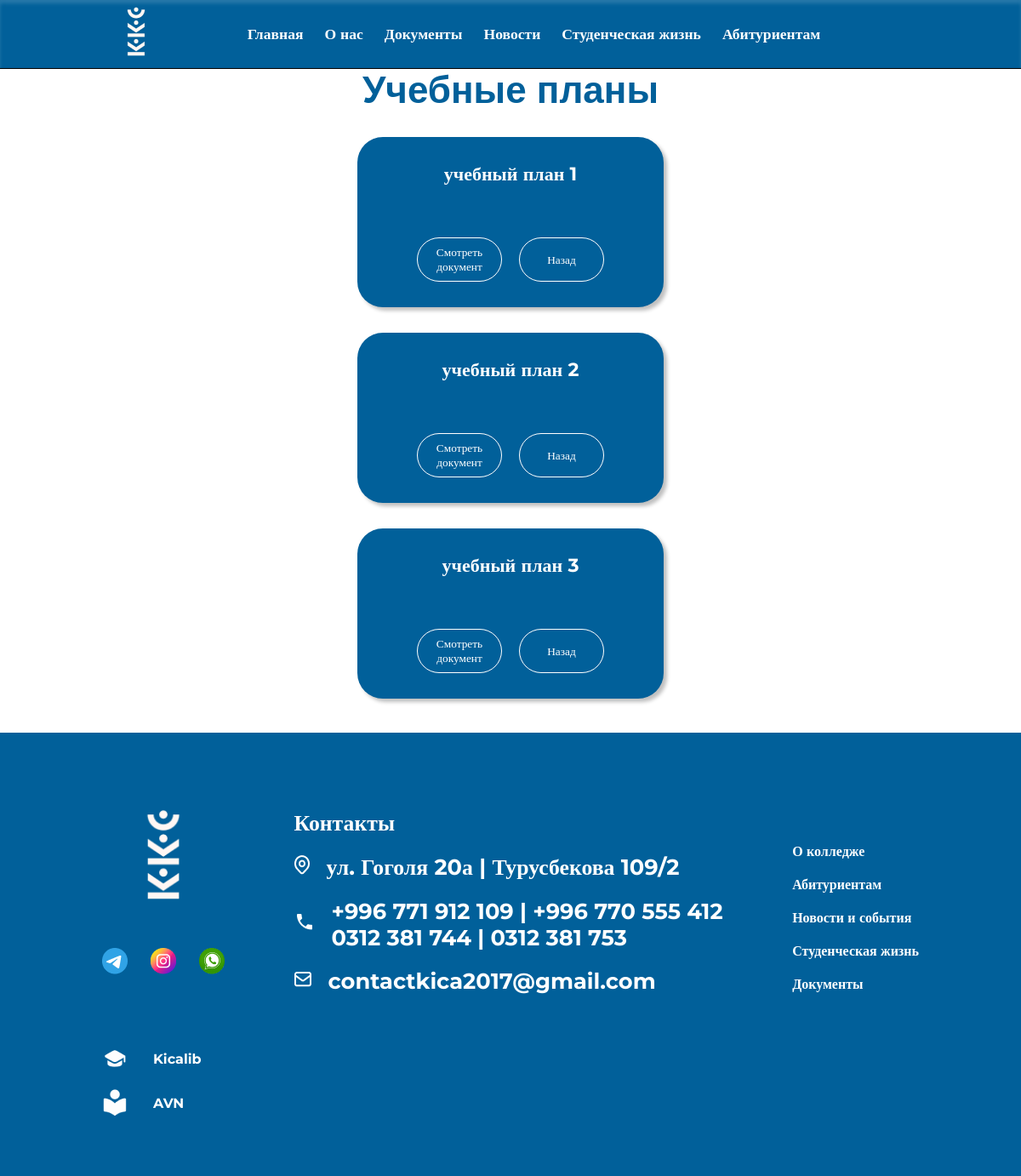
/documents_normative_acts_list/2/, run on an earlier commit of the app's database.
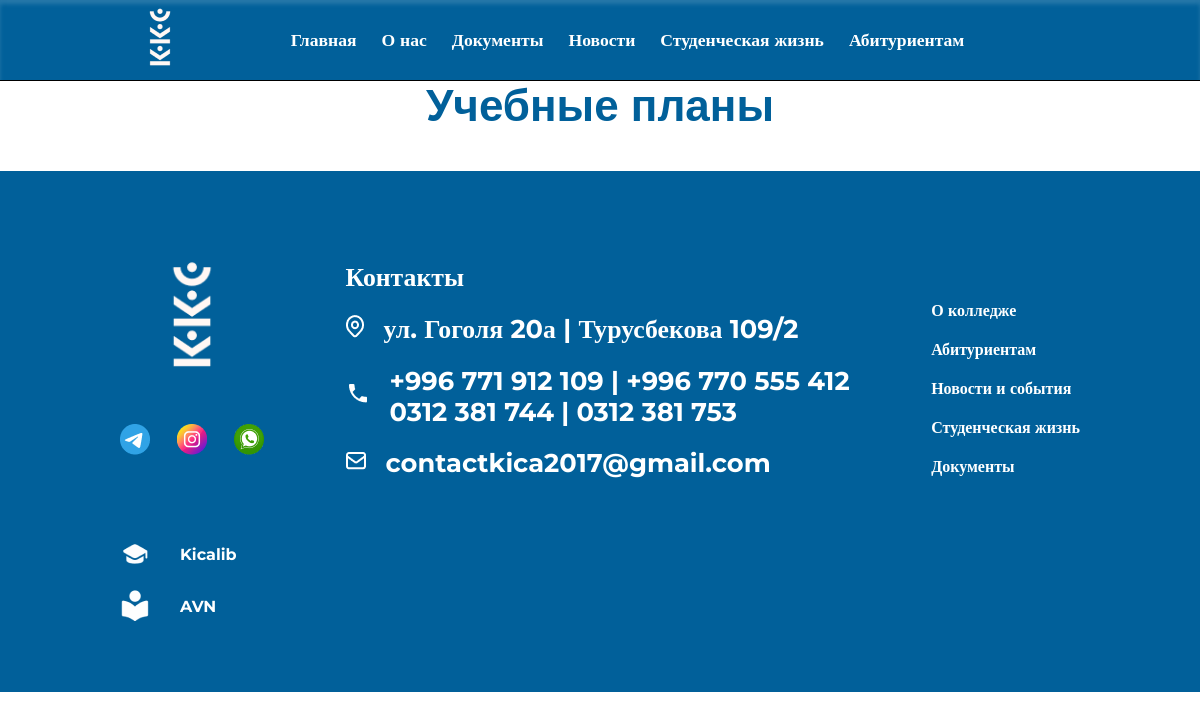
And on a later commit of the database.
### documents/models.py (models this page shows, shortened)
class Category_acts(models.Model):
    category_model = models.ForeignKey(Normative_legal_acts, on_delete=models.CASCADE, related_name='category_acts', verbose_name='выберите категорию')
    name_doc_act = models.CharField(max_length=100 , verbose_name='укажите название документа')
    url_doc = models.URLField(verbose_name='Укажите путь из DRIVE из нужного акта', null=True)
    class Meta:
        verbose_name = "Категорию актов"
        verbose_name_plural = 'Категории актов'

### main_page/models.py (models this page shows, shortened)
class Contact(models.Model):
    street = models.CharField(max_length=100, verbose_name='Укажите улицу')
    number_1 = models.CharField(max_length=100, verbose_name='Укажите номер телефона 1')
    number_2 = models.CharField(max_length=100, verbose_name='Укажите номер телефона 2', blank=True)
    number_3 = models.CharField(max_length=100, verbose_name='Укажите номер телефона 3', blank=True)
    number_4 = models.CharField(max_length=100, verbose_name='Укажите номер телефона 4', blank=True)
    email = models.EmailField(verbose_name='Укажите EMAIL', default='@gmail.com')
    class Meta:
        verbose_name = 'контакт'
        verbose_name_plural = 'контакты'

### documents/views.py (the view)
# urls.py: path('documents_normative_acts_list/<int:id>/', views.documents_act_detail_view, name='act_detail'),
def documents_act_detail_view(request, id):
    if request.method == 'GET':
        act_detail = get_object_or_404(models.Normative_legal_acts, id=id)
        context = {'act_detail': act_detail}
        return render(request, template_name='documents/normative_acts/documents_act_detail.html',
                      context=context)

### main_page/context_processors.py (called while the page is built)
def contact_processor(request):
    contact = Contact.objects.all()
    return {'contact': contact}

### templates/documents/normative_acts/documents_act_detail.html
{% load static %}
{% include '../../header.html' %}
<link rel="stylesheet" href="{% static 'css/documents/component.css' %}">
<link rel="stylesheet" href="{% static 'css/documents/detailDoc.css' %}">
<br><br><br>
<h1 style="color: #01609A; text-align: center; font-family: Arial">{{ act_detail.name_doc }}</h1>
{% for i in act_detail.category_acts.all %}
<div class="conteiner_doc_item">
    <div class="item">
        <h1 class="title_doc_item">{{ i.name_doc_act }}</h1>
        <div class="btns">
            <button class="view"><a href="{{ i.url_doc }}" download style="color: white">Смотреть документ</a></button>
            <button class="view"><a href="{% url 'documents_act_list' %}" style="color: white">Назад</a></button>
        </div>
    </div>
</div>
{% endfor %}
{% include '../../footer.html' %}

### templates/footer.html (shortened to what this page needs)
{% load static %}
<footer>
    <div class="foot_cont">
        <div class="logo">
            <div class="log_cont">
                <img src="{% static 'image_kkc/logo_transparent_blue 2.png' %}" alt="">
            </div>
            <div class="soc_net">
                <a href="#">
                    <img src="{% static 'image_kkc/soc_net/3337190045231025 1.png' %}" alt="">
                </a>
                <a href="#">
                    <img src="{% static 'image_kkc/soc_net/image 15.png' %}" alt="">
                </a>
                <a href="#">
                    <img src="{% static 'image_kkc/soc_net/image 16.png' %}" alt="">
                </a>
            </div>
        </div>
        <div class="contacts">
            <h3 class="contact_title">Контакты</h3>
            {% if contact %}
                {% for item in contact %}
                    <div class="contact_item">
                        <span>
                            <img src="{% static 'image_kkc/icon/Icon_location.png' %}" alt="">
                        </span>
                        <a href="#">
                            <h3>{{ item.street }}</h3>
                        </a>
                    </div>
                    <div class="contact_item">
                        <span>
                            <img src="{% static 'image_kkc/icon/local_phone.png' %}" alt="">
                        </span>
                        <a href="#">
                            <h3>{{ item.number_1 }} | {{ item.number_2 }}<br>
                                {{ item.number_3 }} | {{ item.number_4 }}</h3>
                        </a>
                    </div>
                    <div class="contact_item">
                        <span>
                            <img src="{% static 'image_kkc/icon/Icon.png' %}" alt="">
                        </span>
                        <a href="#">
                            <h3>{{ item.email }}</h3>
                        </a>
                    </div>
                {% endfor %}
            {% endif %}
        </div>
        <div class="nav_footer">
            <h6><a href="#" class="link_nav">О колледже</a></h6>
            <h6><a href="#" class="link_nav">Абитуриентам</a></h6>
            <h6><a href="#" class="link_nav">Новости и события</a></h6>
            <h6><a href="#" class="link_nav">Студенческая жизнь</a></h6>
            <h6><a href="#" class="link_nav">Документы</a></h6>
        </div>
        <div class="stud_tools">
            <div class="tool_1">
                <img src="{% static 'image_kkc/icon/kicalib.png' %}" alt="">
                <h6 class="footer_tool"><a class="tool_item" href="#">Kicalib</a></h6>
            </div>
            <div class="tool_1">
                <img src="{% static 'image_kkc/icon/avn.png' %}" alt="">
                <h6 class="footer_tool"><a class="tool_item" href="http://212.112.103.155:85/">AVN</a></h6>
            </div>
        </div>
    </div>
</footer>
</body>
</html>

What changed in the data, as far as the page shows it:
removed Category_acts: name_doc_act "учебный план 1"
removed Category_acts: name_doc_act "учебный план 2"
removed Category_acts: name_doc_act "учебный план 3"
